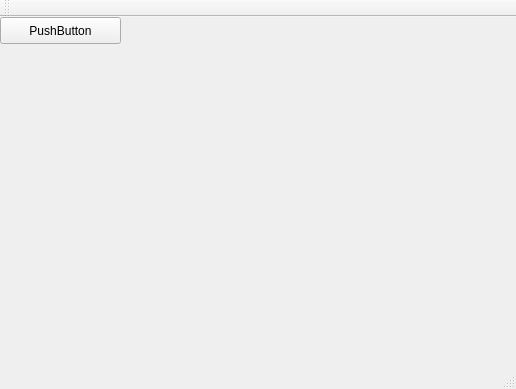
<?xml version="1.0" encoding="UTF-8"?>
<ui version="4.0">
 <class>MainWindow</class>
 <widget class="QMainWindow" name="MainWindow">
  <property name="enabled">
   <bool>true</bool>
  </property>
  <property name="geometry">
   <rect>
    <x>0</x>
    <y>0</y>
    <width>516</width>
    <height>389</height>
   </rect>
  </property>
  <property name="sizePolicy">
   <sizepolicy hsizetype="Fixed" vsizetype="Fixed">
    <horstretch>0</horstretch>
    <verstretch>0</verstretch>
   </sizepolicy>
  </property>
  <property name="windowTitle">
   <string>MainWindow</string>
  </property>
  <widget class="QWidget" name="centralWidget">
   <widget class="QPushButton" name="pushButton">
    <property name="geometry">
     <rect>
      <x>0</x>
      <y>0</y>
      <width>121</width>
      <height>27</height>
     </rect>
    </property>
    <property name="text">
     <string>PushButton</string>
    </property>
   </widget>
  </widget>
  <widget class="QMenuBar" name="menuBar">
   <property name="geometry">
    <rect>
     <x>0</x>
     <y>0</y>
     <width>516</width>
     <height>25</height>
    </rect>
   </property>
  </widget>
  <widget class="QToolBar" name="mainToolBar">
   <attribute name="toolBarArea">
    <enum>TopToolBarArea</enum>
   </attribute>
   <attribute name="toolBarBreak">
    <bool>false</bool>
   </attribute>
  </widget>
  <widget class="QStatusBar" name="statusBar"/>
 </widget>
 <layoutdefault spacing="6" margin="11"/>
 <resources/>
 <connections/>
</ui>
